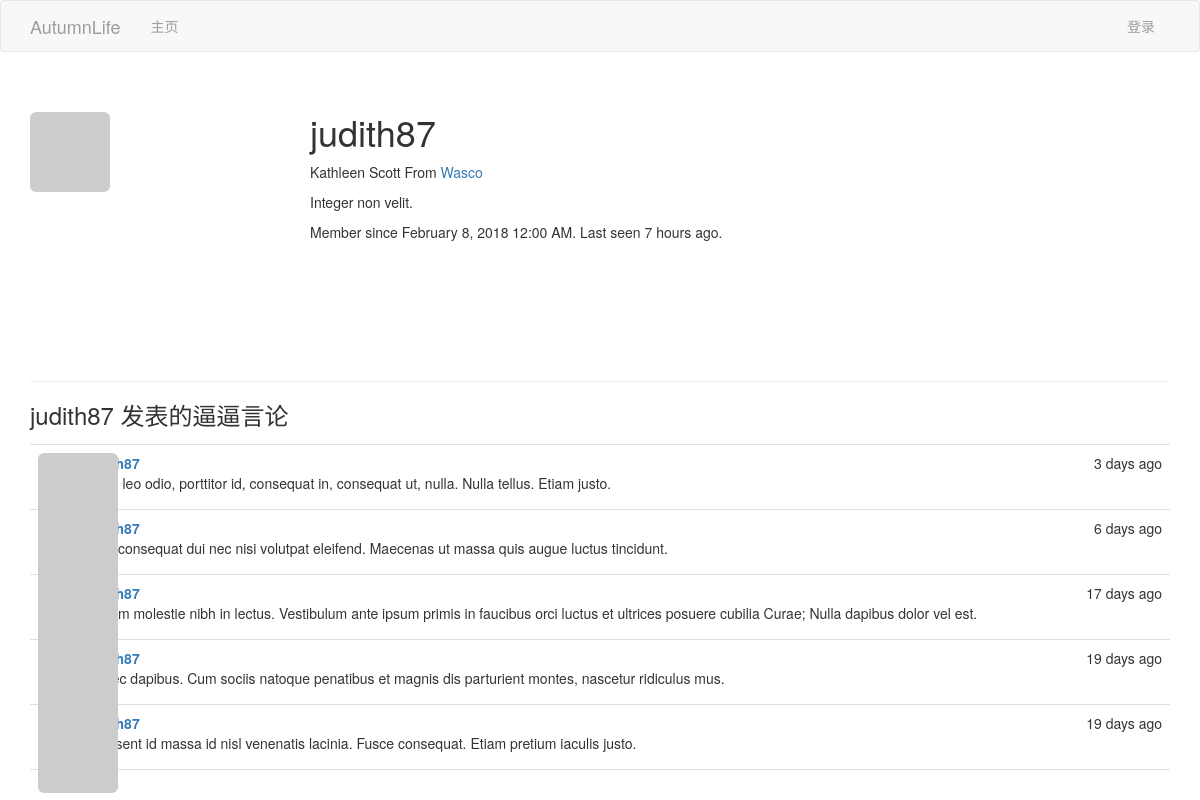
Page /user/judith87 on the committed database.
### app/models.py (models this page shows, shortened)
class User(UserMixin, db.Model):
    __tablename__ = 'users'
    id = db.Column(db.Integer, primary_key=True)
    email = db.Column(db.String(64), unique=True, index=True)
    username = db.Column(db.String(64), unique=True, index=True)
    role_id = db.Column(db.Integer, db.ForeignKey('roles.id'))
    sex = db.Column(db.Integer, default=1)
    password_hash = db.Column(db.String(128))
    confirmed = db.Column(db.Boolean, default=False)
    name = db.Column(db.String(64))
    location = db.Column(db.String(64))  # 所在地
    about_me = db.Column(db.Text())  # 自我介绍
    member_since = db.Column(db.DateTime(),  default=datetime.now) # 注册日期
    last_seen = db.Column(db.DateTime(), default=datetime.now)  # 最后访问日期
    avatar_hash = db.Column(db.String(32))
    posts = db.relationship('Post', backref='author', lazy='dynamic')
    @property
    def password(self):     # 试图读取password的值将会报错
        raise AttributeError('password is not a readable attribute')
    def gravatar(self, size=100, default='identicon', rating='g'):
        if request.is_secure:
            url = 'https://secure.gravatar.com/avatar'
        else:
            url = 'http://www.gravatar.com/avatar'
        hhash = self.avatar_hash or hashlib.md5(self.email.encode('utf-8')).hexdigest()
        return '{url}/{hhash}?s={size}&d={default}&r={rating}'.format(
            url=url, hhash=hhash, size=size, default=default, rating=rating
        )

class Post(db.Model):
    __tablename__='posts'
    id = db.Column(db.Integer, primary_key=True)
    body = db.Column(db.Text)
    timestamp = db.Column(db.DateTime, index=True, default=datetime.now)
    author_id = db.Column(db.Integer, db.ForeignKey('users.id'))

### app/main/views.py (the view)
@main.route('/user/<username>')
def user(username):
    user = User.query.filter_by(username=username).first()
    if user is None:
        abort(404)
    posts = user.posts.order_by(Post.timestamp.desc()).all()
    return render_template('user.html', user=user, posts=posts)

### app/auth/views.py (called while the page is built)
@auth.before_app_request
def before_request():
    if current_user.is_authenticated:
        current_user.ping()
        if not current_user.confirmed \
                and request.endpoint[:5] != 'auth.' \
                and request.endpoint != 'static':
            return redirect(url_for('auth.unconfirmed'))

### app/main/__init__.py (called while the page is built)
@main.app_context_processor
def inject_permissions():
    return dict(Permission=Permission)

### app/models.py (called while the page is built)
    def is_administrator(self):
        return False

### app/templates/user.html (shortened to what this page needs)
{% extends "base.html" %}
{% block page_content %}
<div class="page-header">
    <img class="img-rounded profile-thumbnail" src="{{ user.gravatar(size=256) }}">
    <div class="profile-header">
        <h1>{{ user.username }}</h1>
        {% if user.name or user.location %}
        <p>
            {% if user.name %}{{ user.name }}{% endif %}
            {% if user.location %}
                From <a href="http://maps.google.com/?q={{ user.location }}">
                    {{ user.location }}
                </a>
            {% endif %}
        </p>
        {% endif %}
        {% if user.about_me %}<p>{{ user.about_me }}</p>{% endif %}
        <p>
            Member since {{ moment(user.member_since).format('LLL') }}.
            Last seen {{ moment(user.last_seen).fromNow() }}.
        </p>
    </div>
</div>
<h3>{{ user.username }} 发表的逼逼言论</h3>
{% include '_posts.html' %}
{% endblock %}

### app/templates/_posts.html (shortened to what this page needs)
<ul class="posts">
{% for post in posts %}
<li class="post">
    <div class="profile-thumbnail">
    <a href="{{ url_for('.user', username=post.author.username) }}">
        <img class="img-rounded profile-thumbnail" src="{{ post.author.gravatar(size=40) }}">
    </a>
    </div>
    <div class="post-content">
    <div class="post-date">{{ moment(post.timestamp).fromNow() }}</div>
    <div class="post-author">
        <a href="{{ url_for('.user', username=post.author.username) }}">
        </a>
    </div>
    <div class="post-body">{{ post.body }}</div>
    </div>
</li>
{% endfor %}
</ul>

### app/static/styles.css (style rules this page uses)
.profile-thumbnail { position: absolute; }
.profile-header { min-height: 260px; margin-left: 280px; }
ul.posts { list-style-type: none; padding: 0px; margin: 16px 0px 0px 0px; border-top: 1px solid #e0e0e0; }
ul.posts li.post { padding: 8px; border-bottom: 1px solid #e0e0e0; }
div.post-date { float: right; }
div.post-author { font-weight: bold; }
div.post-content { margin-left: 48px; min-height: 48px; }

### rows in the picture
User: username "judith87", name "Kathleen Scott", location "Wasco", about_me "Integer non velit.", member_since "February 8, 2018 12:00 AM", last_seen "7 hours ago"
Post: timestamp "3 days ago", body "Proin leo odio, porttitor id, consequat in, consequat ut, nulla. Nulla tellus. Etiam justo."
Post: timestamp "6 days ago", body "Duis consequat dui nec nisi volutpat eleifend. Maecenas ut massa quis augue luctus tincidunt."
Post: timestamp "17 days ago", body "Nullam molestie nibh in lectus. Vestibulum ante ipsum primis in faucibus orci luctus et ultrices posuere cubilia Curae; Nulla dapibus dolor vel est."
Post: timestamp "19 days ago", body "Donec dapibus. Cum sociis natoque penatibus et magnis dis parturient montes, nascetur ridiculus mus."
Post: timestamp "19 days ago", body "Praesent id massa id nisl venenatis lacinia. Fusce consequat. Etiam pretium iaculis justo."
